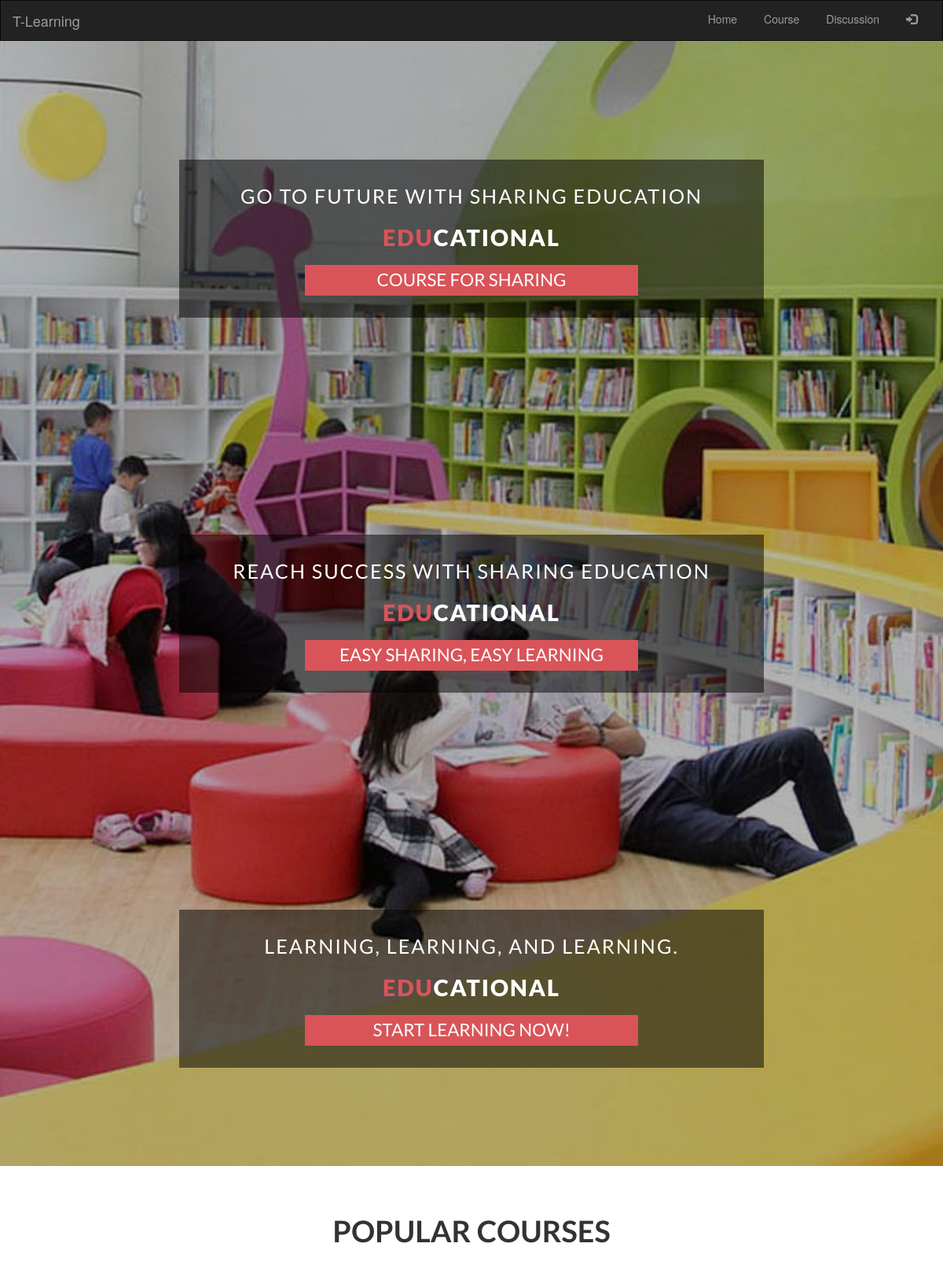
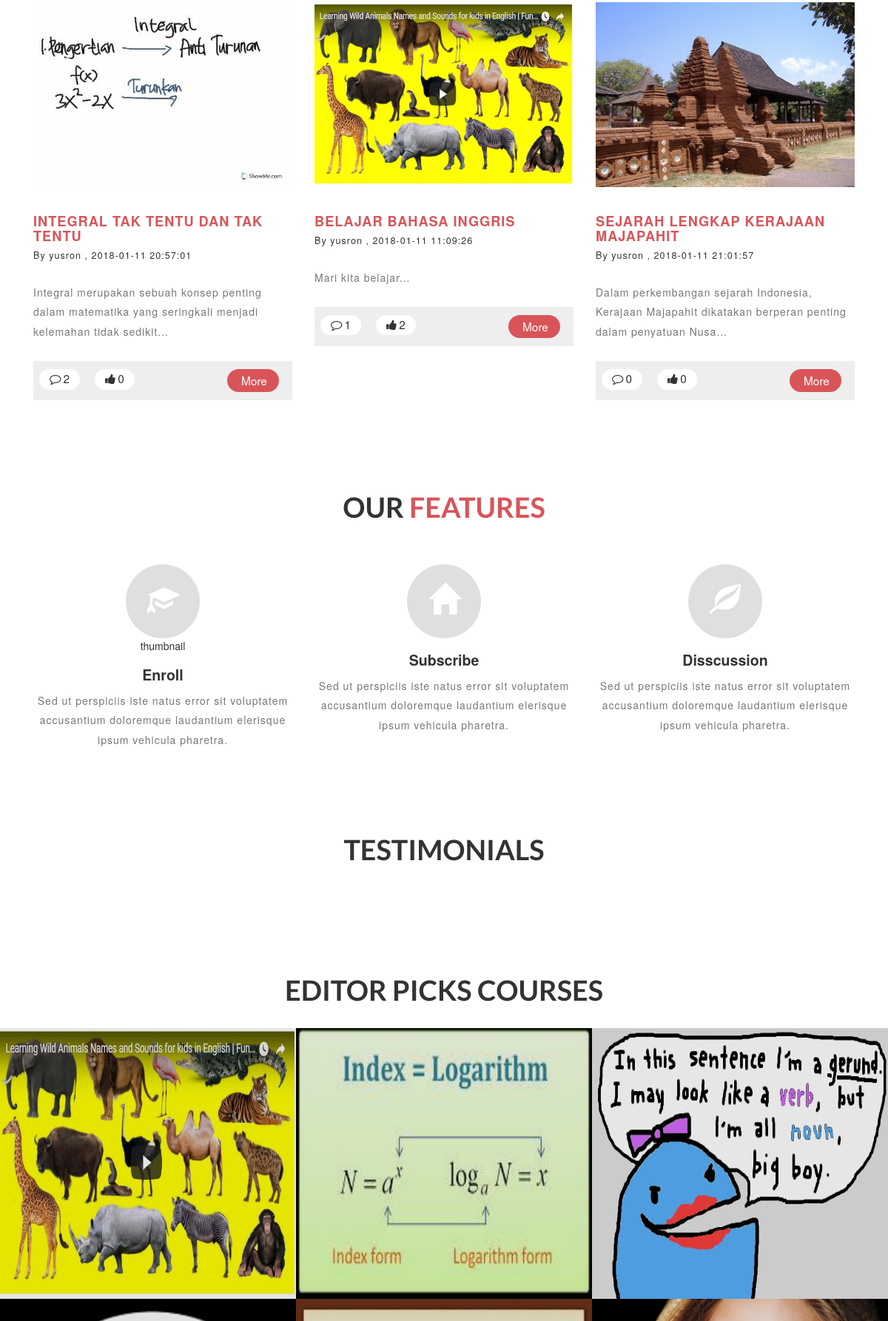
The page / (upper part) on the database its author committed (2 pictures, top to bottom).
### tables this page shows
CREATE TABLE `config` (
  `id_config` int(5) NOT NULL,
  `id_user` int(5) NOT NULL,
  `code` varchar(20) NOT NULL,
  `type` varchar(50) NOT NULL,
  `text` text,
  `img` text,
  `created_at` datetime NOT NULL,
  `last_update` datetime NOT NULL
);

CREATE TABLE `course_title` (
  `id_title` int(5) NOT NULL,
  `id_user` int(5) NOT NULL,
  `title` varchar(200) NOT NULL,
  `subject` varchar(25) NOT NULL,
  `description` text NOT NULL,
  `thumbnail` text NOT NULL,
  `created_at` datetime NOT NULL,
  `last_update` datetime NOT NULL,
  `status` int(1) NOT NULL DEFAULT '0',
  `pick` int(1) NOT NULL DEFAULT '0',
  `visitor` int(5) NOT NULL,
  `random_code` varchar(11) NOT NULL
);

### application/controllers/home.php (called while the page is built, shortened)
<?php
class Home extends CI_Controller {
	public function __construct()
	{
		$this->load->model('course_model');
		$this->load->model('auth_model');
		$this->load->model('home_model');
		$this->load->helper('date');
	}
	public function index()
	{
		$slider = $this->home_model->GetData(['type'=>'slide'],'config')->result();
		$list_pcourses = $this->home_model->GetListPCourses();
		$list_vcourses=$this->home_model->GetCourseVerified();
		$user_id = $this->session->userdata('logged_id');
		$username_id = $this->auth_model->GetUser(['id_user' => $user_id])->row('username');
		$username = array();
		$like_amount = array();
		$comment_amount = array();
		$liked = array();
		foreach ($list_pcourses as $pcourses) {
			$username[$pcourses->id_user] = $this->auth_model->GetUser(['id_user' => $pcourses->id_user])->row('username');
			$like_amount[$pcourses->id_title] = $this->home_model->GetSelectData('COUNT(id_likecourse) as like_amount',['id_title' => $pcourses->id_title],'like_course')->row('like_amount');
			$comment_amount[$pcourses->id_title] = $this->home_model->GetSelectData('COUNT(id_comment) as comment_amount',['id_title' => $pcourses->id_title],'comment')->row('comment_amount');
		}
		foreach ($list_vcourses as $rcourses) {
			$username[$rcourses->id_user] = $this->auth_model->GetUser(['id_user' => $rcourses->id_user])->row('username');
			$like_amount[$rcourses->id_title] = $this->home_model->GetSelectData('COUNT(id_likecourse) as like_amount',['id_title' => $rcourses->id_title],'like_course')->row('like_amount');
			$comment_amount[$rcourses->id_title] = $this->home_model->GetSelectData('COUNT(id_comment) as comment_amount',['id_title' => $rcourses->id_title],'comment')->row('comment_amount');
		}
		$data = [
		'username' 		=> $username,
		'like_amount'	=> $like_amount,
		'comment_amount'=> $comment_amount,
		'liked'			=> $liked,
		'list_vcourses' => $list_vcourses,
 		'list_pcourses' => $list_pcourses,
		'main_view'     => 'home_view',
		'username_id'	=> $username_id,
		'slider'		=> $slider,
 		];
		$this->load->view('templet', $data);
}
}

### index.php (called while the page is built, shortened)
<?php
require_once BASEPATH.'core/CodeIgniter.php';

### application/models/home_model.php (called while the page is built, shortened)
<?php
class Home_model extends CI_Model {
	public function GetListPCourses(){
		return $this->db->limit(3,0)
            ->where(['status'=>'1'])
            ->get('course_title')
            ->result();
	}
  public function GetCourseVerified()
  {
    return $this->db
                ->where(['status'=>'1'])
                ->where('pick',1)
                ->limit(7,0)
                ->get('course_title')
                ->result();
  }
	 public function GetData($where,$table)
    {
      return $this->db->where($where)->get($table);
    }
    public function GetSelectData($select,$where,$table)
    {
      return $this->db->select($select)->where($where)->get($table);
    }
}

### application/models/auth_model.php (called while the page is built, shortened)
<?php
class Auth_model extends CI_Model {
	public function GetUser($where)
    {
      return $this->db->where($where)->get('user');
    }
}

### application/views/home_view.php (the view, shortened to what this page needs)
<link rel="stylesheet" href="https://cdnjs.cloudflare.com/ajax/libs/owl-carousel/1.3.3/owl.carousel.min.css">
<link rel="stylesheet" href="https://cdnjs.cloudflare.com/ajax/libs/owl-carousel/1.3.3/owl.theme.min.css">
	<div class="header">
			<div class="slider">
				<div class="callbacks_container">
					<ul class="rslides" id="slider">
						<?php foreach ($slider as $sld) {
							$texts = explode("|",$sld->text);
						?>
						<li>
							<div class="slider-info">
								<p><?php echo $texts[0] ?></p>
								<h3><a href="#"><span><?php echo $texts[1] ?></span><?php echo $texts[2] ?></a></h3>
								<h6><?php echo $texts[3] ?></h6>
							</div>
						</li>
						<?php } ?>
					</ul>
				</div>
			</div>
	</div>
<div class="event" id="events">
	<div class="container">
		<h3>Popular Courses</h3>
		<?php foreach ($list_pcourses as $pcourses) {
		 ?>
		<div class="col-md-4 eve-agile e1">
			<div class="eve-sub1">
				<a href="#" data-toggle="modal" data-target="#lesson" class="lesson_view" id="<?php echo $pcourses->random_code ?>"><img src="<?php echo base_url() ?>assets/images/<?php echo $pcourses->thumbnail ?>" width="350px" height="250px" alt="image"></a>
			<h4><a href="#" data-toggle="modal" data-target="#lesson" class="lesson_view" id="<?php echo $pcourses->random_code ?>"><?php echo $pcourses->title ?></a></h4>
				<?php
					if(array_key_exists($pcourses->id_user, $username)) {
					$usrnm =  $username[$pcourses->id_user];
				}?>
				<h6>By  <a href="<?php echo base_url() ?><?php echo $usrnm ?>">
					<?php echo $usrnm ?>
				</a>, <?php echo $pcourses->created_at ?></h6>
				<p><?php echo substr($pcourses->description, 0,105) ?>...</p>
			</div>
			<div class="eve-sub2">
				<div class="eve-w3lleft">
					<?php
					if(array_key_exists($pcourses->id_title, $comment_amount)) {
					$comments =  $comment_amount[$pcourses->id_title];
					}
					 ?>
					<h6><i class="fa fa-comment-o" aria-hidden="true"></i><?php echo $comments; ?></h6>
					<?php
					if(array_key_exists($pcourses->id_title, $like_amount)) {
					$likes =  $like_amount[$pcourses->id_title];
					}
					$thumb = '';
					?>
					<h6 id="<?php echo $pcourses->random_code ?>" class="thumb_in <?php echo $thumb ?>"><i class="fa fa-thumbs-up" aria-hidden="true"></i><?php echo $likes; ?></h6>
				</div>
				<div class="eve-w3lright e1">
					<a href="#" data-toggle="modal" data-target="#lesson" class="lesson_view" id="<?php echo $pcourses->random_code ?>"><h5>More</h5></a>
				</div>
				<div class="clearfix"></div>
			</div>
		</div>
		<?php } ?>
	</div>
</div>
<div id="about" class="about">
	<div class="container">
			<h1>Our <span>Features</span></h1>
			<div class="specialty-grids-top">
				<div class="col-md-4 service-box" style="visibility: visible; -webkit-animation-delay: 0.4s;">
					<figure class="icon">
						<span class="glyphicon glyphicon-education a1" aria-hidden="true"></span>
					</figure>thumbnail
					<h5>Enroll</h5> <p>Sed ut perspiciis iste natus error sit voluptatem accusantium doloremque laudantium elerisque ipsum vehicula pharetra.</p>
				</div>
				<div class="col-md-4 service-box wow bounceIn animated" data-wow-delay="0.4s" style="visibility: visible; -webkit-animation-delay: 0.4s;">
					<figure class="icon">
						<span class="glyphicon glyphicon-home a2" aria-hidden="true"></span>
					</figure>
					<h5>Subscribe</h5>
					<p>Sed ut perspiciis iste natus error sit voluptatem accusantium doloremque laudantium elerisque ipsum vehicula pharetra.</p>
				</div>
				<div class="col-md-4 service-box wow bounceIn animated" data-wow-delay="0.4s" style="visibility: visible; -webkit-animation-delay: 0.4s;">
					<figure class="icon">
						 <span class="glyphicon glyphicon-leaf a3" aria-hidden="true"></span>
					</figure>
					<h5>Disscussion</h5>
					<p>Sed ut perspiciis iste natus error sit voluptatem accusantium doloremque laudantium elerisque ipsum vehicula pharetra.</p>
				</div>
				<div class="clearfix"> </div>
			</div>
	</div>
</div>
<div class="event" id="events">
    <div class="container">
    		<h3 class="title">Testimonials</h3>
        <div class="row">
            <div class="col-md-12">
            </div>
        </div>
    </div>
</div>
	<div class="portfolio" id="gallery" style="margin-top: 0px;">
		<h3> Editor Picks Courses</h3>
			<div class="portfolio-top wow fadeInDown animated" data-wow-delay=".5s">
				<?php
				foreach ($list_vcourses as $rcourses) {
					$i++; ?>
				<div class="col-md-4 grid slideanim">
					<figure class="effect-jazz">
					<a href="#portfolioModal1" class="pick_view" data-toggle="modal" id="<?php echo $rcourses->random_code ?>">
						<img src="<?php echo base_url(); ?>assets/images/<?php echo $rcourses->thumbnail ?>" alt="<?php echo $rcourses->title ?>"  width ="550px" height="366px"/>
							<figcaption>
							</figcaption>
							</a>
					</figure>
				</div>
				<?php } ?>
		</div>
</div>

### assets/css/chocolat.css (style rules this page uses)
body { margin:0; padding:0; }

### application/views/templet.php (style rules this page uses)
body { margin-top:20px; ; }

### rows shown on the page
config: text "GO TO FUTURE WITH SHARING EDUCATION", text "EDU", text "CATIONAL", text "COURSE FOR SHARING"
config: text "REACH SUCCESS WITH SHARING EDUCATION", text "EDU", text "CATIONAL", text "EASY SHARING, EASY LEARNING"
config: text "LEARNING, LEARNING, AND LEARNING.", text "EDU", text "CATIONAL", text "START LEARNING NOW!"
course_title: thumbnail (placeholder picture), title "INTEGRAL TAK TENTU DAN TAK TENTU", id_user "yusron", created_at "2018-01-11 20:57:01", description "Integral merupakan sebuah konsep penting dalam matematika yang seringkali menjadi kelemahan tidak sedikit", id_title "2", id_title "0"
course_title: thumbnail (picture), title "BELAJAR BAHASA INGGRIS", id_user "yusron", created_at "2018-01-11 11:09:26", description "Mari kita belajar", id_title "1", id_title "2"
course_title: thumbnail (picture), title "SEJARAH LENGKAP KERAJAAN MAJAPAHIT", id_user "yusron", created_at "2018-01-11 21:01:57", description "Dalam perkembangan sejarah Indonesia, Kerajaan Majapahit dikatakan berperan penting dalam penyatuan Nusa", id_title "0"
course_title: thumbnail (picture)
course_title: thumbnail (picture)
course_title: thumbnail (picture)
course_title: thumbnail (picture)
course_title: thumbnail (picture)
